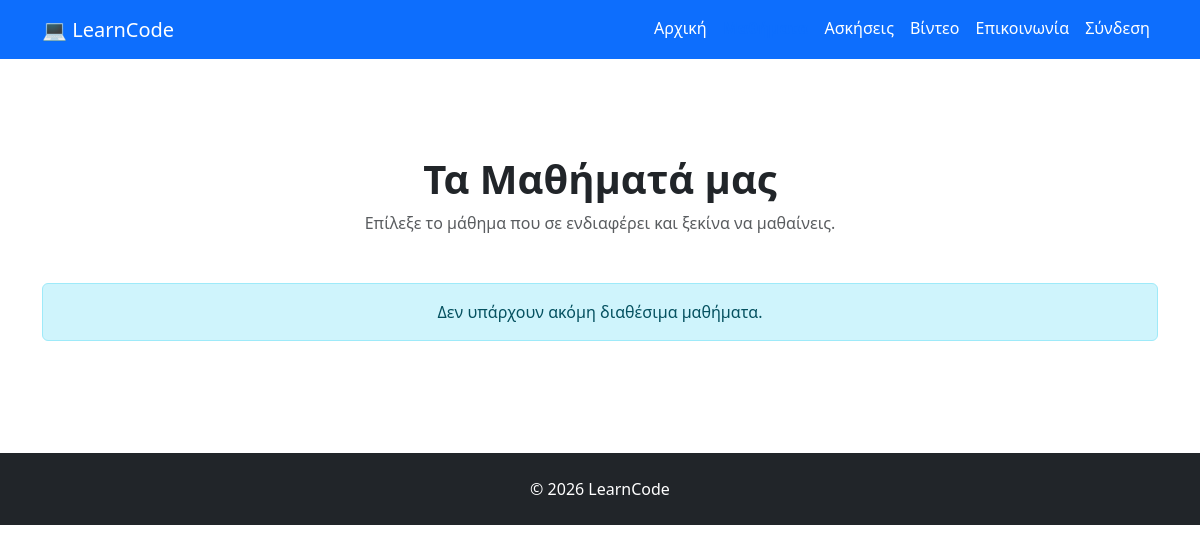
Page /courses/ on the earlier database version.
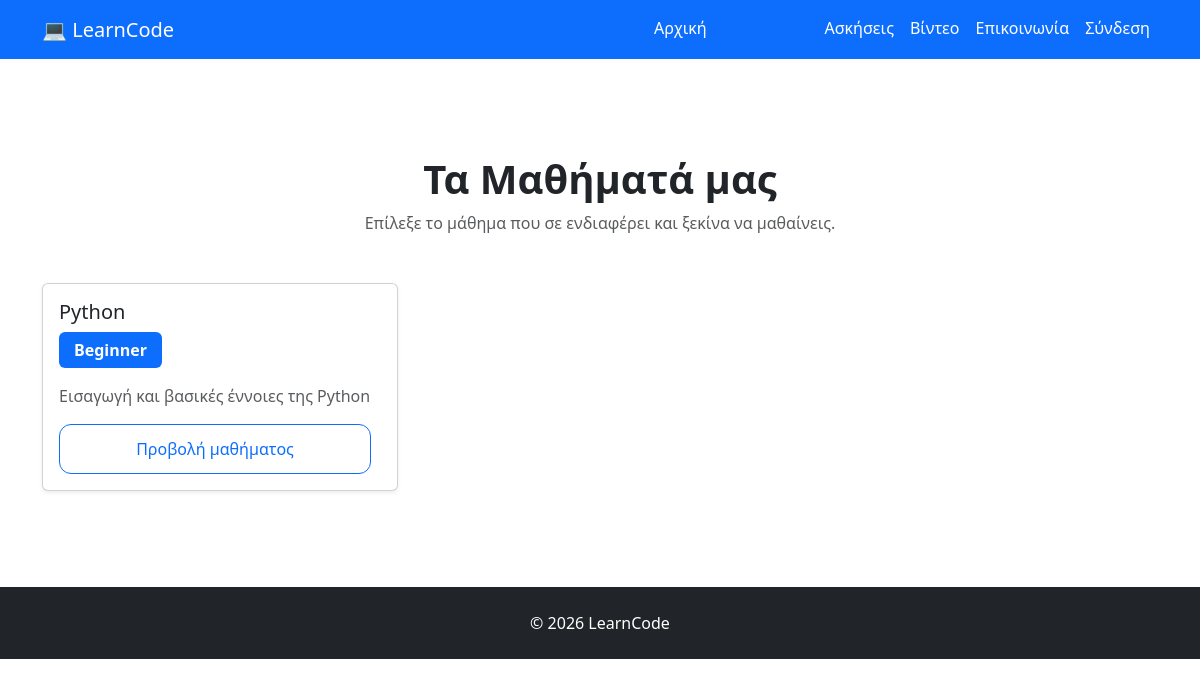
Same page on the later database version.
### courses/models.py (models this page shows, shortened)
class Course(models.Model):
    LEVEL_CHOICES = [
        ("beginner", "Beginner"),
        ("intermediate", "Intermediate"),
        ("advanced", "Advanced"),
    ]
    title = models.CharField(max_length=200)
    slug = models.SlugField(unique=True, blank=True)
    description = models.TextField()
    level = models.CharField(
        max_length=20,
        choices=LEVEL_CHOICES,
        default="beginner"
    )
    published = models.BooleanField(default=False)
    created_at = models.DateTimeField(auto_now_add=True)

### courses/views.py (the view)
# urls.py: path("",views.course_list,name="course_list",),
def course_list(request):
    courses = Course.objects.filter(published=True)
    context = {
        "courses": courses,
    }
    return render(
        request,
        "courses/course_list.html",
        context,
    )

### courses/templates/courses/course_list.html (shortened to what this page needs)
{% extends "base.html" %}
{% block content %}
<section class="py-5">
    <div class="text-center mb-5">
        <h1 class="fw-bold">Τα Μαθήματά μας</h1>
        <p class="text-muted">
            Επίλεξε το μάθημα που σε ενδιαφέρει και ξεκίνα να μαθαίνεις.
        </p>
    </div>
    {% if courses %}
        <div class="row g-4">
            {% for course in courses %}
                <div class="col-md-6 col-lg-4">
                    <div class="card h-100 shadow-sm">
                        <div class="card-body d-flex flex-column">
                            <h3 class="card-title h5">
                                {{ course.title }}
                            </h3>
                            <span class="badge bg-primary align-self-start mb-3">
                                {{ course.get_level_display }}
                            </span>
                            <p class="card-text text-muted">
                                {{ course.description|truncatewords:20 }}
                            </p>
                            <a
                                href="{% url 'course_detail' course.slug %}"
                                class="btn btn-outline-primary mt-auto"
                            >
                                Προβολή μαθήματος
                            </a>
                        </div>
                    </div>
                </div>
            {% endfor %}
        </div>
    {% else %}
        <div class="alert alert-info text-center">
            Δεν υπάρχουν ακόμη διαθέσιμα μαθήματα.
        </div>
    {% endif %}
</section>
{% endblock %}

### templates/base.html (shortened to what this page needs)
<!DOCTYPE html>
<html lang="el">
<head>
    <link href="https://cdn.jsdelivr.net/npm/bootstrap@5.3.7/dist/css/bootstrap.min.css" rel="stylesheet">
    {% load static %}
    <link rel="stylesheet" href="{% static 'css/style.css' %}">
</head>
<body>
<nav class="navbar navbar-expand-lg navbar-dark bg-primary">
    <div class="container">
        <a class="navbar-brand" href="{% url 'home' %}">
            💻 LearnCode
        </a>
        <div class="collapse navbar-collapse" id="navbarNav">
            <ul class="navbar-nav ms-auto">
                <li class="nav-item">
                    <a class="nav-link {% if request.path == '/' %}active{% endif %}" href="{% url 'home' %}">
                        Αρχική
                    </a>
                </li>
                <li class="nav-item">
                    <a class="nav-link {% if '/courses/' in request.path %}active{% endif %}"
                    href="{% url 'course_list' %}">
                    </a>
                </li>
                <li class="nav-item">
                    <a class="nav-link" href="#">Ασκήσεις</a>
                </li>
                <li class="nav-item">
                    <a class="nav-link" href="#">Βίντεο</a>
                </li>
                <li class="nav-item">
                    <a class="nav-link" href="#">Επικοινωνία</a>
                </li>
                {% if user.is_authenticated %}
                    <li class="nav-item">
                        <a
                            class="nav-link {% if '/accounts/profile/' in request.path %}active{% endif %}"
                            href="{% url 'profile' %}"
                        >
                            👤 {{ user.username }}
                        </a>
                    </li>
                    <li class="nav-item">
                        <form
                            method="post"
                            action="{% url 'logout' %}"
                            class="d-inline"
                        >
                            {% csrf_token %}
                            <button
                                type="submit"
                                class="btn btn-link nav-link"
                            >
                                Αποσύνδεση
                            </button>
                        </form>
                    </li>
                {% else %}
                    <li class="nav-item">
                        <a
                            class="nav-link {% if '/accounts/login/' in request.path %}active{% endif %}"
                            href="{% url 'login' %}"
                        >
                            Σύνδεση
                        </a>
                    </li>
                {% endif %}
            </ul>
        </div>
    </div>
</nav>
<div class="container mt-5">
    {% block content %}
    {% endblock %}
</div>
<footer class="bg-dark text-white text-center p-4 mt-5">
    © 2026 LearnCode
</footer>
</body>
</html>

### static/css/style.css (style rules this page uses)
.btn { border-radius:12px; padding:12px 25px; margin-right:10px; }
.badge { font-size:1rem; padding:10px 15px; }
.navbar .nav-link { color: #ffffff; font-weight: 500; transition: 0.3s; }
.navbar .nav-link.active { color: #0d6efd !important; font-weight: bold; border-bottom: 3px solid #0d6efd; }

Differences in the rows shown:
added Course: title "Python", level "Beginner", description "Εισαγωγή και βασικές έννοιες της Python"
Other differences:
text no longer shown: "Δεν υπάρχουν ακόμη διαθέσιμα μαθήματα."
